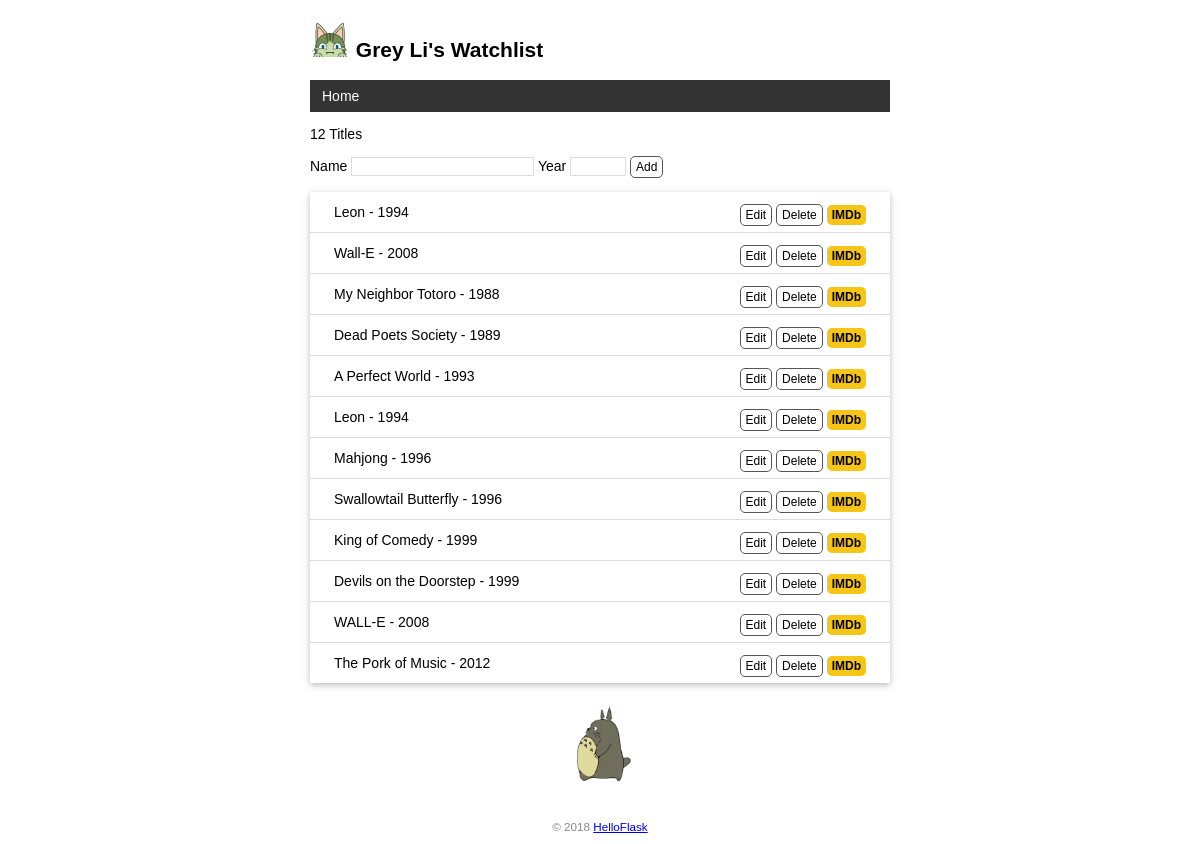
Page /home on the earlier database version.
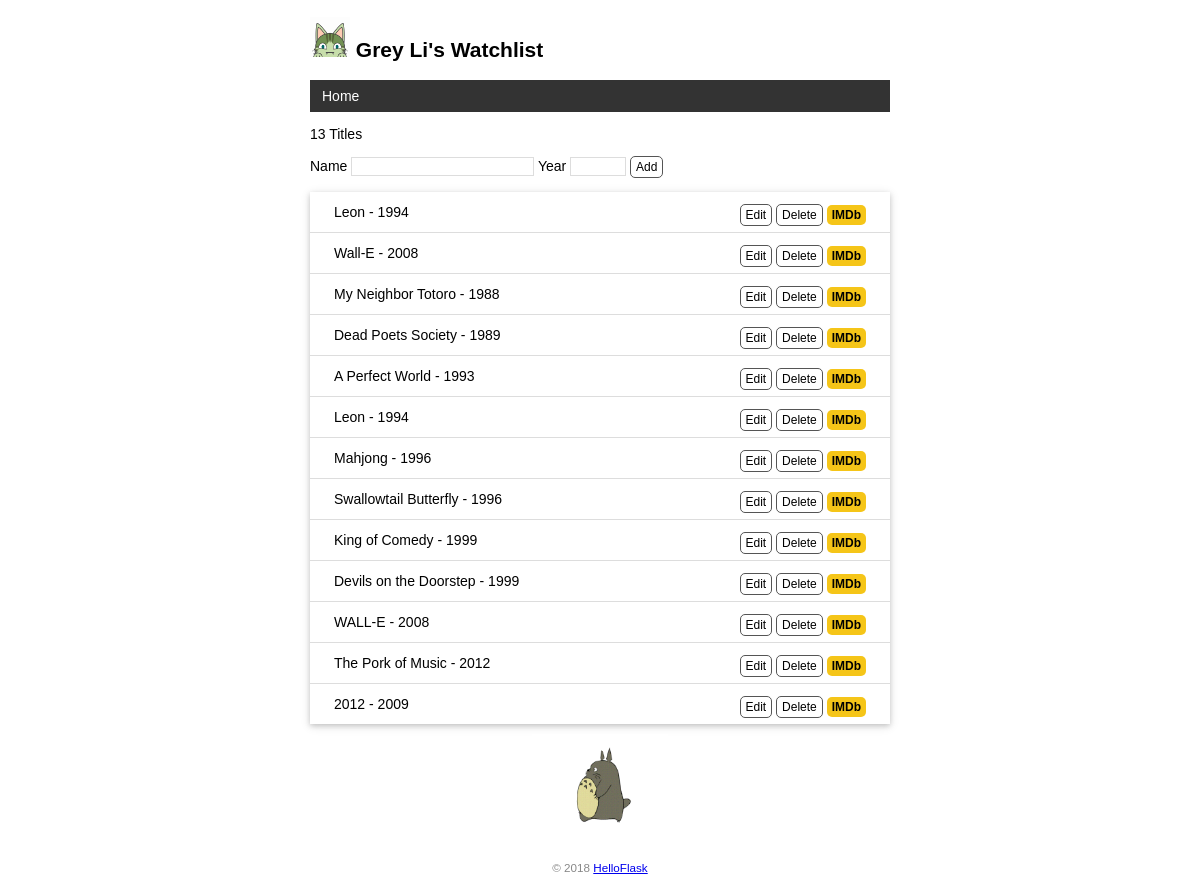
Same page on the later database version.
### app.py (models this page shows)
class User(db.Model):  # 表名将会是 user（自动生成，小写处理）
    id = db.Column(db.Integer, primary_key=True)  # 主键
    name = db.Column(db.String(20))  # 名字

class Movie(db.Model):  # 表名将会是 movie
    id = db.Column(db.Integer, primary_key=True)  # 主键
    title = db.Column(db.String(60))  # 电影标题
    year = db.Column(db.String(4))  # 电影年份

### app.py (the view, shortened to what this page needs)
@app.route('/', methods=['GET', 'POST'])
@app.route('/index')
@app.route('/home')
def index():
    movies = Movie.query.all()
    return render_template('index.html', movies=movies)

### app.py (called while the page is built)
@app.context_processor
def inject_user():
    user = User.query.first()
    return dict(user=user)

### templates/index.html
{% extends 'base.html' %}
{% block content %}
<p>{{ movies|length }} Titles</p>
<form method="post">
    Name <input type="text" name="title" autocomplete="off" required>
    Year <input type="text" name="year" autocomplete="off" required>
    <input class="btn" type="submit" name="submit" value="Add">
</form>
<ul class="movie-list">
    {% for movie in movies %}
    <li>{{ movie.title }} - {{ movie.year }}
        <span class="float-right">
            <a class="btn" href="{{ url_for('edit', movie_id=movie.id) }}">Edit</a>
            <form class="inline-form" method="post" action="{{ url_for('.delete', movie_id=movie.id) }}">
                <input class="btn" type="submit" name="delete" value="Delete" onclick="return confirm('Are you sure?')">
            </form>
            <a class="imdb" href="https://www.imdb.com/find?q={{ movie.title }}" target="_blank" title="Find this movie on IMDb">IMDb</a>
        </span>
    </li>
    {% endfor %}
</ul>
<img alt="totoro" class="totoro" src="{{ url_for('static', filename='images/totoro.gif') }}">
{% endblock %}

### templates/base.html (shortened to what this page needs)
<!DOCTYPE html>
<html lang="en">
<head>
    {% block head %}
    <link rel="stylesheet" href="{{ url_for('static', filename='css/style.css') }}" type="text/css">
    {% endblock %}
</head>
<body>
    <h2>
        <img alt="Avatar" class="avatar" src="{{ url_for('static', filename='images/avatar.png') }}">
        {{ user.name }}'s Watchlist
    </h2>
    <nav>
        <ul>
            <li><a href="{{ url_for('index') }}">Home</a></li>
        </ul>
    </nav>
    {% block content %}{% endblock %}
    <footer>
        <small>&copy; 2018 <a href="http://helloflask.com/tutorial">HelloFlask</a></small>
    </footer>
</body>
</html>

### static/css/style.css (style rules this page uses)
body { margin: auto; max-width: 580px; font-size: 14px; font-family: Helvetica, Arial, sans-serif; }
.avatar { width: 40px; }
nav ul { list-style-type: none; margin: 0; padding: 0; overflow: hidden; background-color: #333; }
nav li { float: left; }
nav li a { display: block; color: white; text-align: center; padding: 8px 12px; text-decoration: none; }
input[type=submit] { font-family: inherit; }
input[type=text] { border: 1px solid #ddd; }
input[name=year] { width: 50px; }
.btn { font-size: 12px; padding: 3px 5px; text-decoration: none; cursor: pointer; background-color: white; color: black; border: 1px solid #555555; border-radius: 5px; }
.movie-list { list-style-type: none; padding: 0; margin-bottom: 10px; box-shadow: 0 2px 5px 0 rgba(0, 0, 0, 0.16), 0 2px 10px 0 rgba(0, 0, 0, 0.12); }
.movie-list li { padding: 12px 24px; border-bottom: 1px solid #ddd; }
.movie-list li:last-child { border-bottom:none; }
.float-right { float: right; }
.inline-form { display: inline; }
.imdb { font-size: 12px; font-weight: bold; color: black; text-decoration: none; background: #F5C518; border-radius: 5px; padding: 3px 5px; }
.totoro { display: block; margin: 0 auto; height: 100px; }
footer { color: #888; margin-top: 15px; text-align: center; padding: 10px; }

Differences in the rows shown:
added Movie: title "2012", year "2009"
Other differences:
{{ movies|length }}: "12" → "13"
